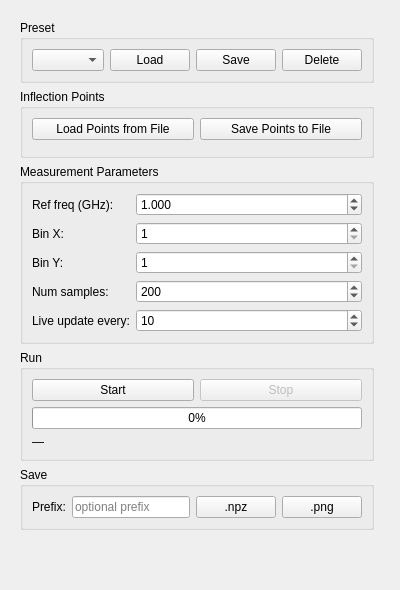
<?xml version="1.0" encoding="UTF-8"?>
<ui version="4.0">
 <class>magnetometry_tab_content</class>
 <widget class="QWidget" name="magnetometry_tab_content">
  <layout class="QHBoxLayout" name="mag_outer_hbox">
   <property name="contentsMargins"><number>4</number><number>4</number><number>4</number><number>4</number></property>
   <item>
    <widget class="QWidget" name="mag_controls_panel">
     <property name="maximumWidth"><number>380</number></property>
     <layout class="QVBoxLayout" name="mag_controls_vbox">
      <item>
       <widget class="QGroupBox" name="mag_preset_group">
        <property name="title"><string>Preset</string></property>
        <layout class="QHBoxLayout">
         <item><widget class="QComboBox" name="mag_preset_combo"/></item>
         <item><widget class="QPushButton" name="mag_preset_load_btn"><property name="text"><string>Load</string></property></widget></item>
         <item><widget class="QPushButton" name="mag_preset_save_btn"><property name="text"><string>Save</string></property></widget></item>
         <item><widget class="QPushButton" name="mag_preset_delete_btn"><property name="text"><string>Delete</string></property></widget></item>
        </layout>
       </widget>
      </item>
      <item>
       <widget class="QGroupBox" name="mag_points_group">
        <property name="title"><string>Inflection Points</string></property>
        <layout class="QVBoxLayout">
         <item>
          <layout class="QHBoxLayout">
           <item><widget class="QPushButton" name="mag_points_load_btn"><property name="text"><string>Load Points from File</string></property></widget></item>
           <item><widget class="QPushButton" name="mag_points_save_btn"><property name="text"><string>Save Points to File</string></property></widget></item>
          </layout>
         </item>
         <item><widget class="QWidget" name="mag_inflection_table_placeholder"/></item>
        </layout>
       </widget>
      </item>
      <item>
       <widget class="QGroupBox" name="mag_params_group">
        <property name="title"><string>Measurement Parameters</string></property>
        <layout class="QFormLayout">
         <item row="0" column="0"><widget class="QLabel"><property name="text"><string>Ref freq (GHz):</string></property></widget></item>
         <item row="0" column="1"><widget class="QDoubleSpinBox" name="mag_ref_freq_spin"><property name="decimals"><number>3</number></property><property name="minimum"><double>0.1</double></property><property name="maximum"><double>8.0</double></property><property name="value"><double>1.0</double></property></widget></item>
         <item row="1" column="0"><widget class="QLabel"><property name="text"><string>Bin X:</string></property></widget></item>
         <item row="1" column="1"><widget class="QSpinBox" name="mag_bin_x_spin"><property name="minimum"><number>1</number></property><property name="maximum"><number>32</number></property><property name="value"><number>1</number></property></widget></item>
         <item row="2" column="0"><widget class="QLabel"><property name="text"><string>Bin Y:</string></property></widget></item>
         <item row="2" column="1"><widget class="QSpinBox" name="mag_bin_y_spin"><property name="minimum"><number>1</number></property><property name="maximum"><number>32</number></property><property name="value"><number>1</number></property></widget></item>
         <item row="3" column="0"><widget class="QLabel"><property name="text"><string>Num samples:</string></property></widget></item>
         <item row="3" column="1"><widget class="QSpinBox" name="mag_num_samples_spin"><property name="minimum"><number>1</number></property><property name="maximum"><number>100000</number></property><property name="value"><number>200</number></property></widget></item>
         <item row="4" column="0"><widget class="QLabel"><property name="text"><string>Live update every:</string></property></widget></item>
         <item row="4" column="1"><widget class="QSpinBox" name="mag_live_interval_spin"><property name="minimum"><number>1</number></property><property name="maximum"><number>1000</number></property><property name="value"><number>10</number></property></widget></item>
        </layout>
       </widget>
      </item>
      <item>
       <widget class="QGroupBox" name="mag_run_group">
        <property name="title"><string>Run</string></property>
        <layout class="QVBoxLayout">
         <item>
          <layout class="QHBoxLayout">
           <item><widget class="QPushButton" name="mag_start_btn"><property name="text"><string>Start</string></property></widget></item>
           <item><widget class="QPushButton" name="mag_stop_btn"><property name="text"><string>Stop</string></property><property name="enabled"><bool>false</bool></property></widget></item>
          </layout>
         </item>
         <item><widget class="QProgressBar" name="mag_progress_bar"><property name="value"><number>0</number></property></widget></item>
         <item><widget class="QLabel" name="mag_time_label"><property name="text"><string>&#8212;</string></property></widget></item>
        </layout>
       </widget>
      </item>
      <item>
       <widget class="QGroupBox" name="mag_save_group">
        <property name="title"><string>Save</string></property>
        <layout class="QHBoxLayout">
         <item><widget class="QLabel"><property name="text"><string>Prefix:</string></property></widget></item>
         <item><widget class="QLineEdit" name="mag_prefix_edit"><property name="placeholderText"><string>optional prefix</string></property></widget></item>
         <item><widget class="QPushButton" name="mag_save_npz_btn"><property name="text"><string>.npz</string></property></widget></item>
         <item><widget class="QPushButton" name="mag_save_png_btn"><property name="text"><string>.png</string></property></widget></item>
        </layout>
       </widget>
      </item>
      <item><spacer><property name="orientation"><enum>Qt::Vertical</enum></property><property name="sizeHint" stdset="0"><size><width>20</width><height>40</height></size></property></spacer></item>
     </layout>
    </widget>
   </item>
   <item>
    <widget class="QWidget" name="mag_preview_widget"/>
   </item>
  </layout>
 </widget>
</ui>
